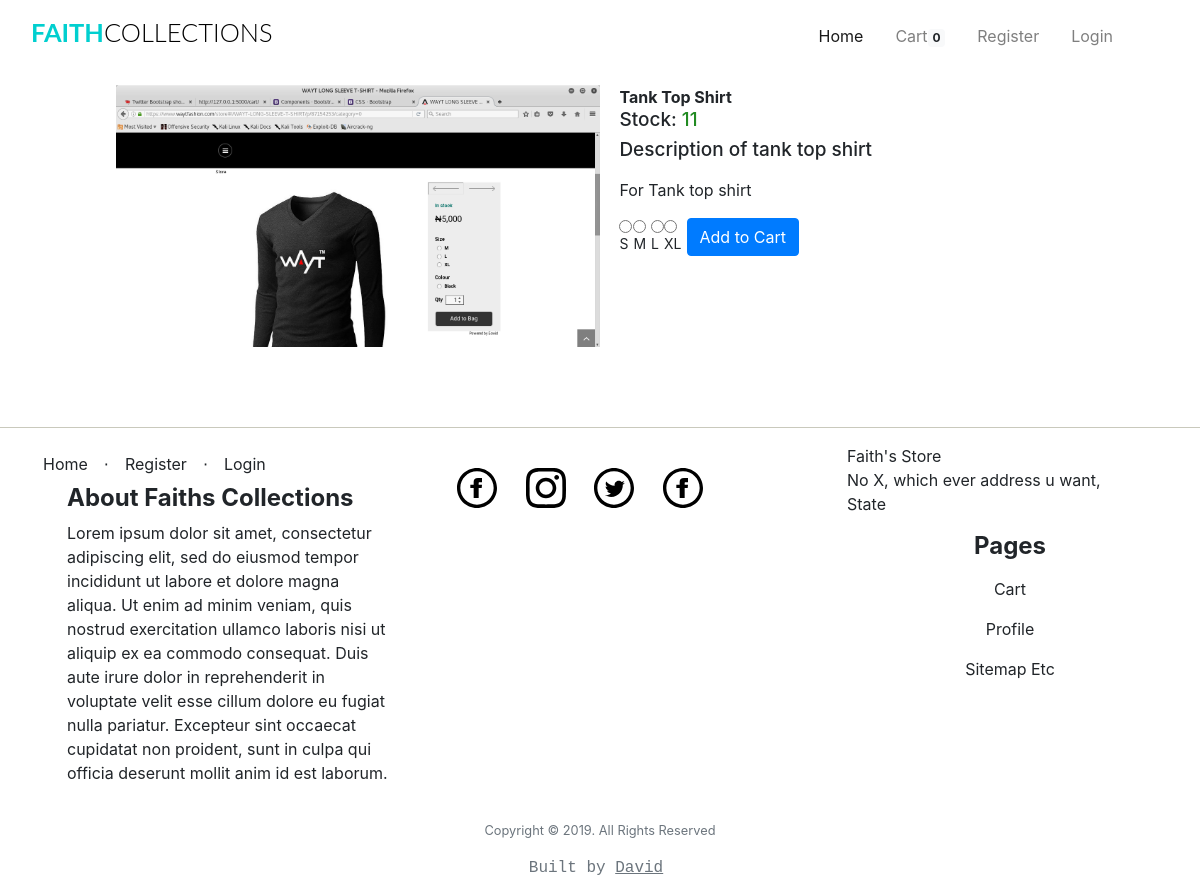
The page /productdetails/tank top shirt/ on the database its author committed.
### app/models.py (models this page shows, shortened)
class Products(db.Model):
	__tablename__ = 'product'
	id = db.Column(db.Integer, primary_key=True)
	product_name = db.Column(db.String(100), index=True)
	product_price = db.Column(db.Integer, index=True)
	product_image = db.Column(db.String(120),index=True)
	product_description = db.Column(db.String(200), index=True)
	product_stock = db.Column(db.Integer, index = True)
	product_size = db.Column(db.String(5), index = True)
	categories_id = db.Column(db.Integer, db.ForeignKey('categories.id'))
	order = db.relationship('Order', secondary=association_table, backref='my_orders', lazy='dynamic')

### app/home/routes.py (the view, shortened to what this page needs)
@home.route('/productdetails/<string:product_name>/', methods = ["GET","POST"])
def product_details(product_name):
	if current_user.is_anonymous:
		count = 0
	else:
		count = Kart.query.filter_by(user_id =current_user.id).count()
		user =current_user.id
	form = Variations()
	product_detail = Products.query.filter_by(product_name=product_name).first_or_404()
	return render_template("home/productdetails.html",
		product_detail = product_detail,title = product_detail.product_name,
		form =form,count=count)

### app/admin/forms.py
class Variations(FlaskForm):
    sizes = RadioField('Sizes',validators=[DataRequired(message="select a product size")],
    choices=[('Small','S'),('Medium','M'),('Large','L'),('Extra Large','XL')])
    submit =SubmitField('Add to Cart')

### app/templates/home/productdetails.html (shortened to what this page needs)
{% extends "base.html" %}
{% block body %}
{% if product_detail %}
<div class="container-fluid clearfix" style="max-width:90%; margin-left: auto; margin-right: auto;">
    <div class="float-left" style=" width:50%;">
                <img  class="responsive-img" src="{{ product_detail.product_image }}">
    </div>
    <div class="float-right" style="width:48%;">
        <div>
                <span class="product-name">
                        {{ product_detail.product_name }}
                </span>
                <h5 style="font-size:19px">
                    Stock: <span style="color:forestgreen;">{{ product_detail.product_stock }}</span>
                </h5>
                <article>
                        <h5 style="font-size: 19px;">
                                Description of {{ product_detail.product_name }}
                        <p style="font-size:15px;">
                        <div class="product-description">
                            {{product_detail.product_description }}
                        </div>
                        </p>
                </article>
                <section>
                    <section>
                        <form class="form-inline" method="POST">
                        {% for subfield in form.sizes %}
                        <div class="radio">
                                  {{ subfield }}
                                  {{ subfield.label }}
                        </div>
                        {% endfor %}
                    <div>
                            {{ form.submit(class="btn btn-primary d-block")}}
                        </div>
                  </section>
                </section>
        </div>
    </div>
</div>
{% endif %}
{% endblock %}

### app/static/css/st.css (style rules this page uses)
.product-name { text-transform: capitalize; font-weight:bold; }
.product-description { max-width:480px;; min-width: auto; height: auto; }
img.responsive-img, video.responsive-video { max-width: 100%; height: auto; }

### app/templates/home/productdetails.html (style rules this page uses)
label { margin-right: 5px; font-size: 14px; color:inherit; }

### rows shown on the page
Products: product_name "Tank Top Shirt", product_stock "11", product_name "tank top shirt", product_description "For Tank top shirt"

### other values the page prints
{{ count }} "0"
{{ subfield.label }} "S" "M" "L" "XL"
